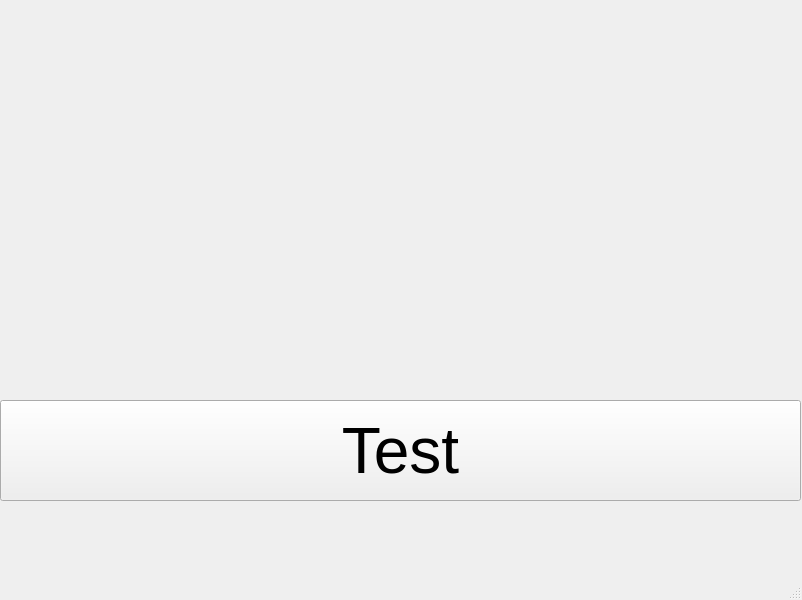
<?xml version="1.0" encoding="UTF-8"?>
<ui version="4.0">
 <class>MainWindow</class>
 <widget class="QMainWindow" name="MainWindow">
  <property name="geometry">
   <rect>
    <x>0</x>
    <y>0</y>
    <width>802</width>
    <height>600</height>
   </rect>
  </property>
  <property name="windowTitle">
   <string>Test Qt App</string>
  </property>
  <widget class="QWidget" name="centralwidget">
   <widget class="QPushButton" name="pushButton">
    <property name="geometry">
     <rect>
      <x>0</x>
      <y>400</y>
      <width>801</width>
      <height>101</height>
     </rect>
    </property>
    <property name="font">
     <font>
      <pointsize>48</pointsize>
     </font>
    </property>
    <property name="text">
     <string>Test</string>
    </property>
   </widget>
   <widget class="QLabel" name="label">
    <property name="geometry">
     <rect>
      <x>8</x>
      <y>190</y>
      <width>781</width>
      <height>101</height>
     </rect>
    </property>
    <property name="font">
     <font>
      <pointsize>48</pointsize>
     </font>
    </property>
    <property name="text">
     <string/>
    </property>
    <property name="textFormat">
     <enum>Qt::AutoText</enum>
    </property>
    <property name="alignment">
     <set>Qt::AlignCenter</set>
    </property>
   </widget>
  </widget>
  <widget class="QMenuBar" name="menubar">
   <property name="geometry">
    <rect>
     <x>0</x>
     <y>0</y>
     <width>802</width>
     <height>22</height>
    </rect>
   </property>
  </widget>
  <widget class="QStatusBar" name="statusbar"/>
 </widget>
 <resources/>
 <connections/>
</ui>
